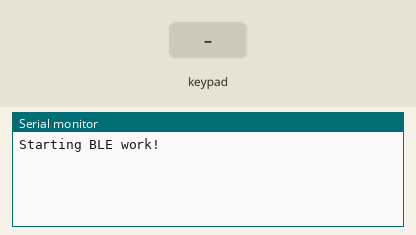
The program below on a simulated ESP32. Shown: the last lines printed to the serial monitor. Inputs (shaded band) come from the test bench. USB keyboard and mouse output is not drawn.

Above: at 1.2 s.
1.3 s: key '1' pressed
At 2.4 s:
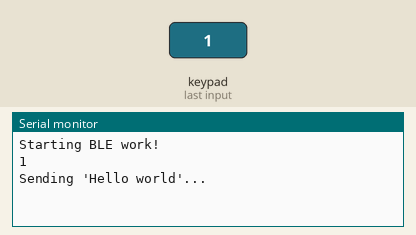
2.8 s: keypad keys 2 6 2 5 3 3 3 2 # pressed 0.4 s apart
At 7.0 s:
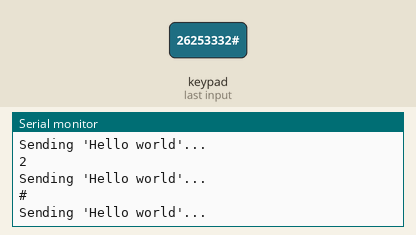
7.9 s: key 'A' pressed
At 8.6 s:
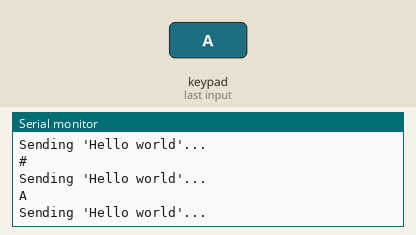
9.4 s: keypad keys 2 6 2 5 3 3 3 2 * pressed 0.4 s apart
At 13.2 s:
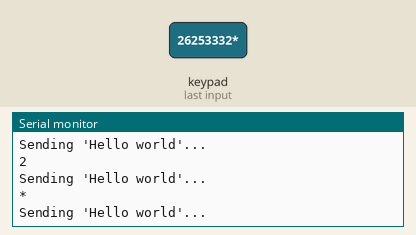
14.5 s: key 'B' pressed
At 15.7 s:
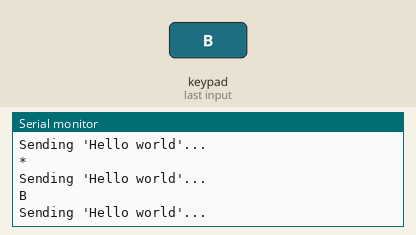
16.0 s: keypad keys 2 6 2 5 3 3 3 2 D pressed 0.4 s apart
At 19.7 s:
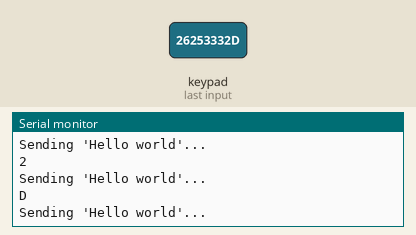
Timing chart, 0 to 21.2 s (numbered marks = the images above; inputs shaded):
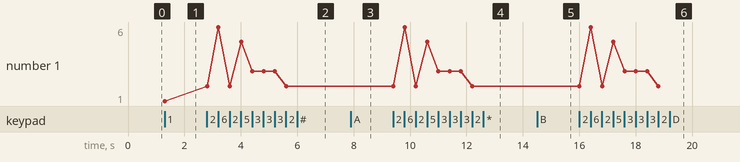

Measured:
- after the input at 1.3 s, the serial monitor: prints a new line at once (image 1)
- after the input at 2.8 s, the serial monitor: prints a new line at once (image 2)
- after the input at 7.9 s, the serial monitor: prints a new line at once (image 3)
- after the input at 9.4 s, the serial monitor: prints a new line at once (image 4)
- after the input at 14.5 s, the serial monitor: prints a new line at once (image 5)
- after the input at 16.0 s, the serial monitor: prints a new line at once (image 6)
- plotted number 1: 1 → 2 after the input at 2.8 s

The program:

main.cpp
```cpp
#include <Arduino.h>
#include <BleKeyboard.h>
#include <Keypad.h>

// put function declarations here:#include <Keypad.h>

BleKeyboard bleKeyboard;


const int ROW_NUM = 4;     //four rows
const int COLUMN_NUM = 4;  //four columns
char keys[ROW_NUM][COLUMN_NUM] = {
  { '1', '2', '3', 'A' },
  { '4', '5', '6', 'B' },
  { '7', '8', '9', 'C' },
  { '*', '0', '#', 'D' }
};
byte colPins[ROW_NUM] = { 26, 25, 33, 32 };
// byte colPins[ROW_NUM] = {32, 33, 25, 26}; // Safer column pins
byte rowPins[COLUMN_NUM] = { 27, 14, 12, 13 };  // Safer row pins

Keypad keypad = Keypad(makeKeymap(keys), rowPins, colPins, ROW_NUM, COLUMN_NUM);

void setup() {
  Serial.begin(115200);
  Serial.println("Starting BLE work!");
  bleKeyboard.begin();

  // Enable internal pull-up resistors on column pins
  for (int i = 0; i < COLUMN_NUM; i++) {
    pinMode(colPins[i], INPUT_PULLUP);
  }
}

void loop() {
  char key = keypad.getKey();
  if (key)  //press a key on the 4x4 matrix keypad
  {
    Serial.println(key);
    delay(10);

    if (bleKeyboard.isConnected()) {
      Serial.println("Sending 'Hello world'...");
      bleKeyboard.print("Hello world");

      // Serial.println("Sending Play/Pause media key...");
      // bleKeyboard.write(KEY_MEDIA_PLAY_PAUSE);


      //
      // Below is an example of pressing multiple keyboard modifiers
      // which by default is commented out.
      //
      /* Serial.println("Sending Ctrl+Alt+Delete...");
    bleKeyboard.press(KEY_LEFT_CTRL);
    bleKeyboard.press(KEY_LEFT_ALT);
    bleKeyboard.press(KEY_DELETE);
    delay(100);
    bleKeyboard.releaseAll();
    */
    }

  }
}
```
